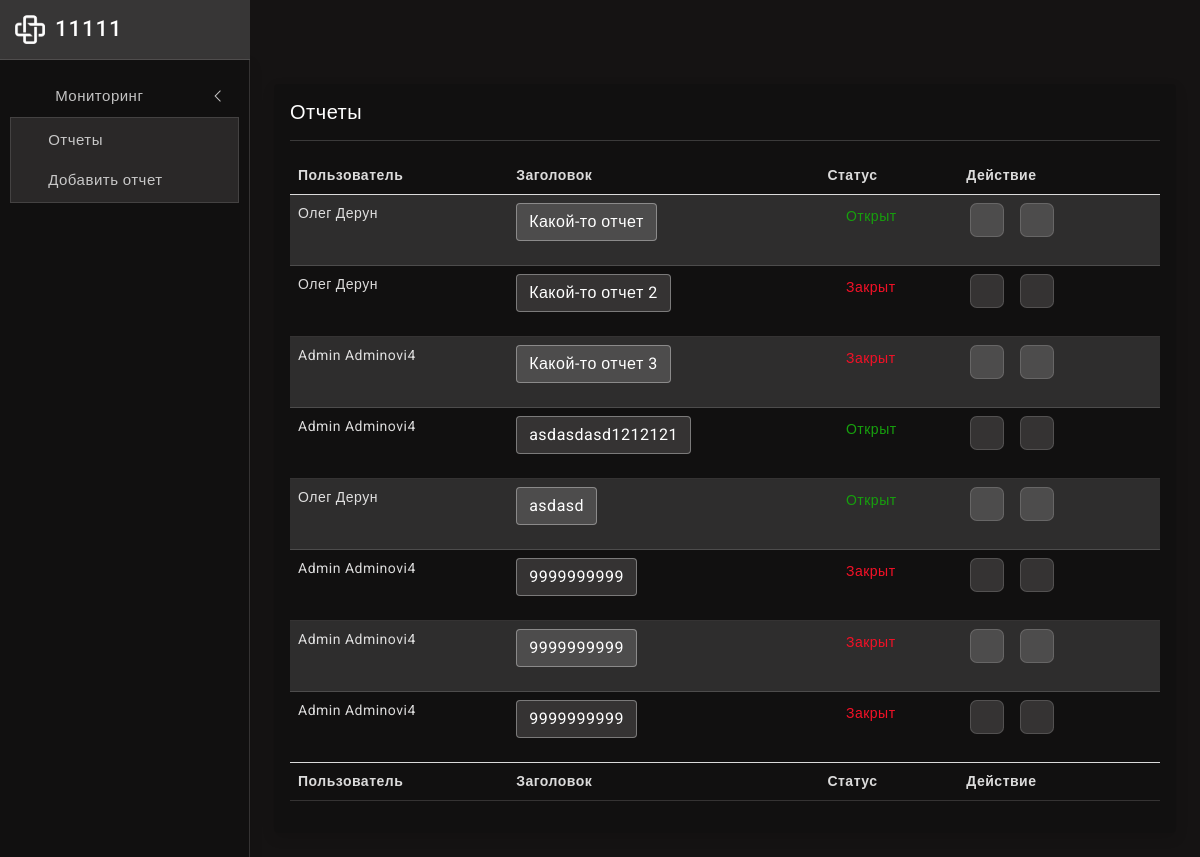
The app's page /, older data.
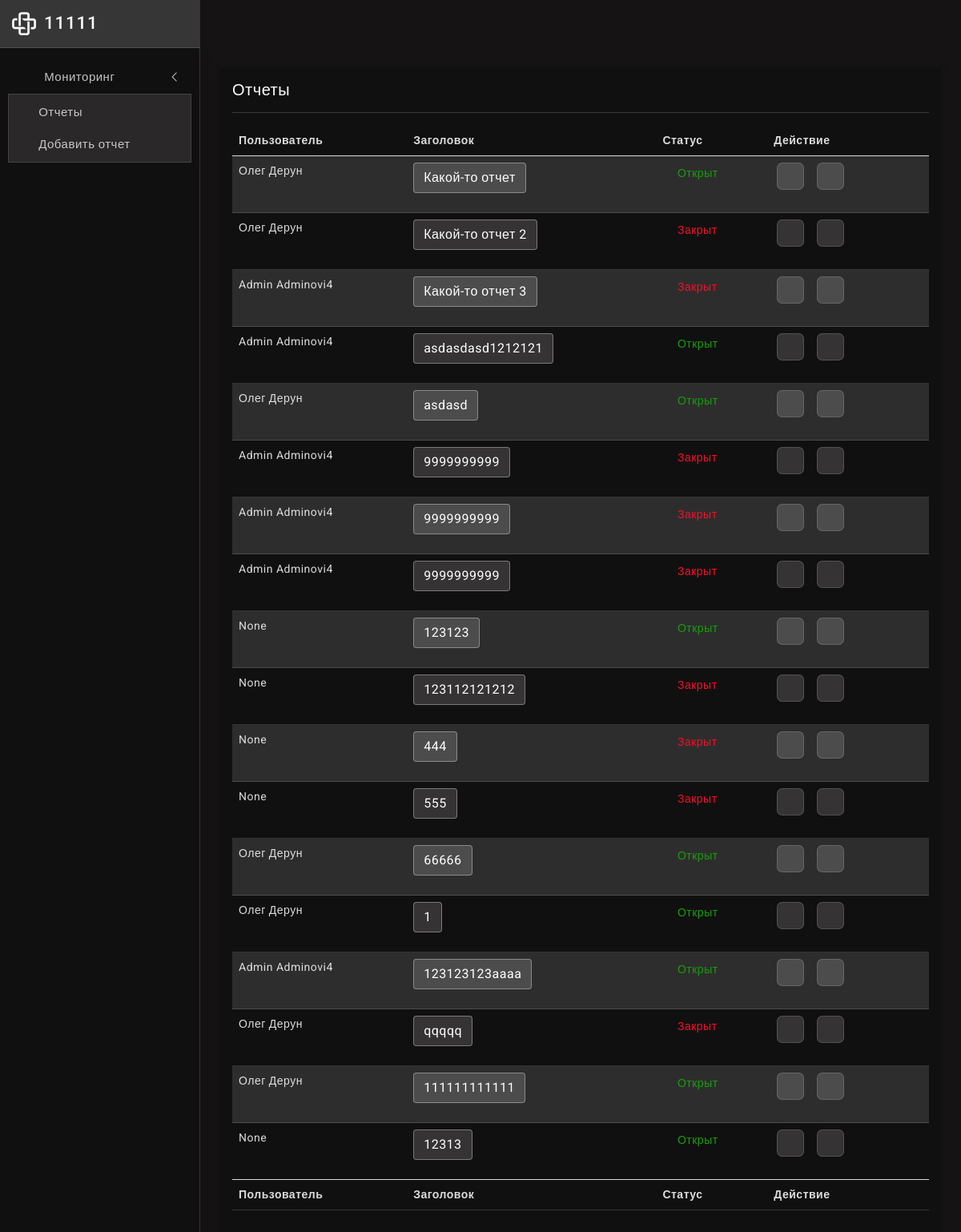
The same page, newer data.
### notes/models.py (models this page shows, shortened)
class Note(models.Model):
    title = models.CharField("Заголовок", max_length=100)
    user = models.ForeignKey('NoteAuthor', on_delete=models.SET_NULL, null=True, verbose_name='Пользователь')
    created = models.DateField("Создана", auto_now=True)
    status = models.BooleanField("Закрыто?", default=False)
    textarea = HTMLField("Поле для отчета", max_length=2000)
    class Meta:
        verbose_name = 'Отчет'
        verbose_name_plural = 'Отчеты'
    def get_absolute_url(self):
        return reverse('note-detail', args=[str(self.id)])

class NoteAuthor(models.Model):
    name = models.CharField("Имя", max_length=20)
    surname = models.CharField("Фамилия", max_length=20)
    post = models.CharField(max_length=1, choices=POST_CHOICES, default="Оператор", verbose_name="Должность")
    class Meta:
        verbose_name = 'Пользователь'
        verbose_name_plural = 'Пользователи'
    def __str__(self):
        return '{0} {1}'.format (self.name, self.surname)

### notes/views.py (the view)
# urls.py: path('', views.NoteListView.as_view(), name='notes'),
class NoteListView(generic.ListView):
    model = Note
    template_name = 'notes/note_list.html'
    paginate_by = 20
    def get_queryset(self):
        return Note.objects.all()

### templates/notes/note_list.html (shortened to what this page needs)
{% extends 'notes/layout.html' %}
{% block content %}
<div class="page-wrapper">
  <div class="page-content">
    <div class="row">
      <div class="col col-lg mx-auto">
        <div class="card">
          <div class="card-body">
            <div class="table-responsive">
              <div>
                <h5 class="mb-0">Отчеты</h5>
              </div>
            </div>
            <hr />
            <table id="example2" class="table table-striped ">
              <thead>
                <tr>
                  <th>Пользователь</th>
                  <th>Заголовок</th>
                  <th>Статус</th>
                  <th>Действие</th>
                </tr>
              </thead>
              <tbody>
                {% for note in note_list %}
                <tr>
                  <td>
                    {{ note.user }}
                  </td>
                  <td>
                    <p>
                      <a class="btn btn-light" data-bs-toggle="collapse" href="#multiCollapse{{ note.pk }}"
                        role="button" aria-expanded="false" aria-controls="multiCollapseExample1">
                        {{ note.title }}
                      </a>
                    </p>
                  </td>
                  <td>
                    <div
                      class="{% if note.status == True %} d-flex align-items-center text-danger {% else %} d-flex align-items-center text-success {% endif %}">
                      <i class='bx bx-radio-circle-marked bx-burst bx-rotate-90 align-middle font-18 me-1'></i>
                      <span>{{ note.status|yesno:"Закрыт, Открыт" }}</span>
                    </div>
                  </td>
                  <td>
                    <div style="left: -20px;" class="btn-group">
                      <div class="d-flex order-actions">
                        <a href="{{ note.get_absolute_url }}" class="ms-4"><i class='bx bx-down-arrow-alt'></i></a>
                      </div>
                      <div class="d-flex order-actions" data-bs-toggle="dropdown"><a href="" class=""><i
                            class="bx bx-cog"></i></a></div>
                    </div>
                  </td>
                </tr>
                {% endfor %}
              </tbody>
              <tfoot>
                <tr>
                  <th>Пользователь</th>
                  <th>Заголовок</th>
                  <th>Статус</th>
                  <th>Действие</th>
                </tr>
              </tfoot>
            </table>
          </div>
        </div>
      </div>
    </div>
  </div>
  {% endblock  %}

### templates/notes/layout.html (shortened to what this page needs)
{% load static %}
<!doctype html>
<html lang="en">
<head>
	<link href="{% static 'notes/plugins/simplebar/css/simplebar.css' %}" rel="stylesheet" />
	<link href="{% static 'notes/plugins/perfect-scrollbar/css/perfect-scrollbar.css' %}" rel="stylesheet" />
	<link href="{% static 'notes/plugins/metismenu/css/metisMenu.min.css' %}" rel="stylesheet" />
	<link href="{% static 'notes/plugins/datatable/css/dataTables.bootstrap5.min.css' %}" rel="stylesheet" />
	<link href="{% static 'notes/css/pace.min.css' %}" rel="stylesheet" />
	<link href="{% static 'notes/css/bootstrap.min.css' %}" rel="stylesheet">
	<link href="{% static 'notes/css/app.css' %}" rel="stylesheet">
	<link href="{% static 'notes/css/icons.css' %}" rel="stylesheet">
</head>
<body class="bg-theme bg-theme2">
	<div class="wrapper">
		<div class="sidebar-wrapper" data-simplebar="true">
			<div class="sidebar-header">
				<div>
					<img src="{% static 'notes/images/logo-icon.png' %}" class="logo-icon" alt="logo icon">
				</div>
				<div>
					<h6 class="logo-text">11111</h6>
				</div>
				<div class="toggle-icon ms-auto"><i class='bx bx-arrow-to-left'></i>
				</div>
			</div>
			<ul class="metismenu" id="menu">
				<li>
					<a href="javascript:;" class="has-arrow">
						<div class="parent-icon"><i class='bx bx-home-circle'></i>
						</div>
						<div class="menu-title">Мониторинг</div>
					</a>
					<ul>
						<li><a href={% url 'notes' %}><i class="bx bx-right-arrow-alt"></i>Отчеты</a></li>
						<li><a href={% url 'create' %}><i class="bx bx-right-arrow-alt"></i>Добавить отчет</a></li>
					</ul>
				</li>
			</ul>
		</div>
		{% block content %}
		{% endblock  %}
	</div>
</body>
</html>

### notes/static/notes/css/app.css (style rules this page uses)
body { font-size: 14px; letter-spacing: .5px; font-family: Roboto, sans-serif; overflow-x:hidden }
a { text-decoration: none }
.wrapper { width: 100%; position: relative }
.sidebar-wrapper { width: 250px; height: calc(100% - 60px); position: fixed; top: 60px; bottom: 0; left: 0; background: rgb(0 0 0 / 15%); border-right: 1px solid rgb(255 255 255 / 15%); z-index: 11; box-shadow: 0 .3rem .8rem rgba(0, 0, 0, .12)!important; transition: all .2s ease-out }
.sidebar-header { width: 250px; height: 60px; display: flex; align-items: center; position: fixed; top: 0; bottom: 0; padding: 0 15px; z-index: 5; background: rgb(255 255 255 / 15%); border-bottom: 1px solid rgb(255 255 255 / 12%); }
.logo-icon { width: 30px }
.logo-text { font-size: 22px; margin-left: 10px; margin-bottom: 0; letter-spacing: 1px; color: #ffffff }
.toggle-icon { font-size: 22px; cursor: pointer; color: #ffffff }
.page-wrapper { height: 100%; margin-top: 60px; margin-bottom: 0px; margin-left: 250px }
.page-content { padding: 1.5rem 1.5rem 0 1.5rem }
.sidebar-wrapper ul { padding: 0; margin: 0; list-style: none; background: 0 0 }
.sidebar-wrapper .metismenu { background: 0 0; display: -webkit-box; display: -ms-flexbox; display: flex; padding: 10px; margin-top: 0px; -webkit-box-orient: vertical; -webkit-box-direction: normal; -ms-flex-direction: column; flex-direction: column }
.sidebar-wrapper .metismenu li+li { margin-top: 5px }
.sidebar-wrapper .metismenu li:first-child { margin-top: 5px }
.sidebar-wrapper .metismenu li:last-child { margin-bottom: 5px }
.sidebar-wrapper .metismenu>li { display: -webkit-box; display: -ms-flexbox; display: flex; -webkit-box-orient: vertical; -webkit-box-direction: normal; -ms-flex-direction: column; flex-direction: column; position: relative }
.sidebar-wrapper .metismenu a { position: relative; display: flex; align-items: center; justify-content: left; padding: 8px 15px; font-size: 15px; color: rgb(255 255 255 / 75%); outline-width: 0; text-overflow: ellipsis; overflow: hidden; letter-spacing: .5px; border: 1px solid #ffffff00; transition: all .3s ease-out }
.sidebar-wrapper .metismenu a .parent-icon { font-size: 24px; line-height: 1 }
.sidebar-wrapper .metismenu a .menu-title { margin-left: 10px }
.sidebar-wrapper .metismenu ul a { padding: 6px 15px 6px 15px; font-size: 15px; border: 0 }
.sidebar-wrapper .metismenu ul a i { margin-right: 10px }
.sidebar-wrapper .metismenu ul { border: 1px solid rgb(255 255 255 / 12%); background: rgb(255 255 255 / 10%); }
.metismenu .has-arrow:after { position: absolute; content: ""; width: .5em; height: .5em; border-style: solid; border-width: 1.2px 0 0 1.2px; border-color: initial; right: 15px; transform: rotate(-45deg) translateY(-50%); transform-origin: top; top: 50%; transition: all .3s ease-out }
.order-actions a { font-size: 18px; width: 34px; height: 34px; display: flex; align-items: center; justify-content: center; background: rgb(255 255 255 / 15%); border: 1px solid rgb(255 255 255 / 15%); text-align: center; border-radius: 20%; color: #ffffff }
.font-18 { font-size: 18px }
body.bg-theme2 { background-image: url(../images/bg-themes/2.png); }
.bg-theme { background-size: 100% 100%; background-attachment: fixed; background-position: center; background-repeat: no-repeat; transition: background .3s; }
.bg-theme { background-size: 100% 100%; background-attachment: fixed; background-position: center; background-repeat: no-repeat; transition: background .2s; }

Row changes from the older to the newer data that the page shows:
added Note: user "None", title "123123", status "Открыт"
added Note: user "None", title "123112121212", status "Закрыт"
added Note: user "None", title "444", status "Закрыт"
added Note: user "None", title "555", status "Закрыт"
added Note: user "Олег Дерун", title "66666", status "Открыт"
added Note: user "Олег Дерун", title "1", status "Открыт"
added Note: user "Admin Adminovi4", title "123123123aaaa", status "Открыт"
added Note: user "Олег Дерун", title "qqqqq", status "Закрыт"
added Note: user "Олег Дерун", title "111111111111", status "Открыт"
added Note: user "None", title "12313", status "Открыт"
